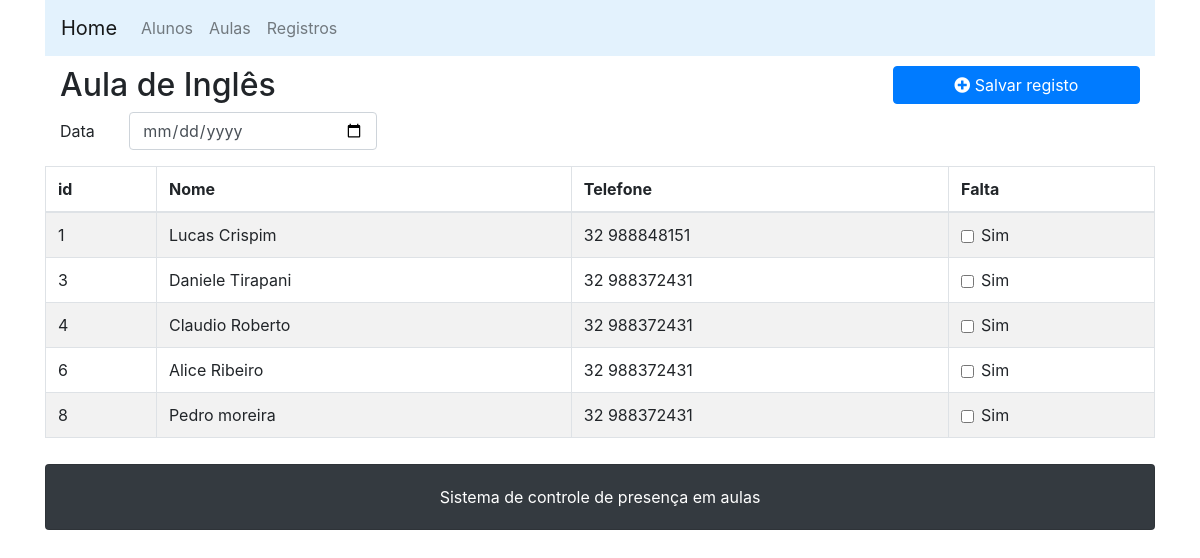
Page /registrarpresenca/3 on the committed database.
### registro/models.py (models this page shows, shortened)
class Aula(models.Model):
    nome = models.CharField('nome', max_length=50)

class Aluno(models.Model):
    nome = models.CharField('nome', max_length=50)
    telefone = models.CharField('telefone', max_length=15)

### registro/views.py (the view)
# urls.py: path('registrarpresenca/<int:aula_id>', views.registrar_presenca, name='registrarpresenca'),
def registrar_presenca(request, aula_id):
    aula = Aula.objects.get(pk=aula_id)
    alunos = Aluno.objects.all()
    context = {
        'aula': aula,
        'alunos': alunos,
        'registro_empty': []
    }
    return render(request, 'registro/presenca.html', context=context)

### registro/templates/registro/presenca.html
{% extends "base.html" %}
{% block content %}
<div class="row">
  <div class="col-md-9">
    <h2>{{ aula.nome }}</h2>
    <div class="form-group row">
      <label for="example-date-input" class="col-1 col-form-label">Data</label>
      <div class="col-4">
        <input class="form-control" type="date" value="" id="example-date-input" required>
      </div>
    </div>
  </div>
  <div class="col-md-3">
    <a class="btn btn-primary btn-block" href="{% url 'registro:criaraluno' %}"><i class="fa fa-plus-circle"></i>
      Salvar registo</a>
  </div>
  <table class="table table-striped table-bordered">
    <thead>
      <tr>
        <th>id</th>
        <th>Nome</th>
        <th>Telefone</th>
        <th>Falta</th>
      </tr>
    </thead>
    <tbody>
      {% for aluno in alunos %}
      <tr>
        <td>{{ aluno.pk }}</td>
        <td>{{ aluno.nome|capfirst }}</td>
        <td>{{ aluno.telefone }}</td>
        <td>
          <div class="form-check">
            <input type="checkbox" class="form-check-input" value="" id="Check{{aluno.pk}}">
            <label class="form-check-label" for="exampleCheck1">Sim</label>
          </div>
        </td>
      </tr>
      {% empty %}
      <tr>
        <td colspan=5 class="text-center">
          Não Há alunos para serem listadas
        </td>
      </tr>
      {% endfor %}
    </tbody>
  </table>
</div>
{% endblock %}

### rows in the picture
Aula: nome "Aula de Inglês"
Aluno: pk "1", nome "Lucas Crispim", telefone "32 988848151"
Aluno: pk "3", nome "Daniele Tirapani", telefone "32 988372431"
Aluno: pk "4", nome "Claudio Roberto", telefone "32 988372431"
Aluno: pk "6", nome "Alice Ribeiro", telefone "32 988372431"
Aluno: pk "8", nome "Pedro moreira", telefone "32 988372431"
